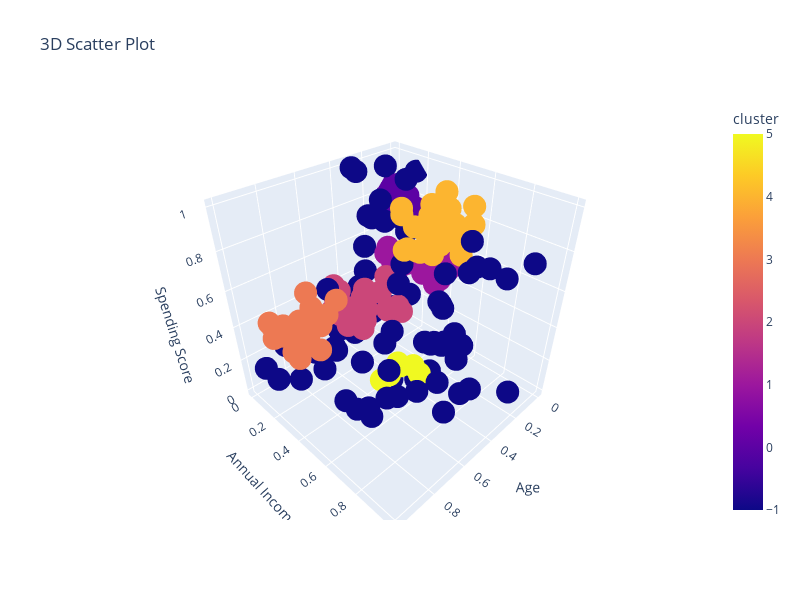

Notebook source saved alongside this figure:
### Markdown cell above
*Note: Plotly plots in my system have some kind of bug, they don't convert to HTML. A video which contains the interaction with the plot has been uploaded*

### Code cell
eps=0.1
min_sample=4
clustering = DBSCAN(eps=eps, min_samples=min_sample).fit(x_without_gender)
x_without_gender.insert(0, 'cluster',clustering.labels_)
components = clustering.components_
labels =clustering.labels_
x_without_gender['cluster'].astype(str)
unique=x_without_gender['cluster'].value_counts()

if len(unique)>1:
    sc = metrics.silhouette_score(x_without_gender.iloc[:,1:], labels)
    print(sc)
    if sc>0:
        print("eps:",eps,"samples:",samples)
        print("Silhouette Coefficient:%0.2f" % sc)
        print(unique)
        fig = px.scatter_3d(x_without_gender, x='Age', y='Annual Income', z='Spending Score', color='cluster', 
                    title='3D Scatter Plot ')

        # Update layout to adjust plot size
        fig.update_layout(
            width=800,  # Width of the plot
            height=600  # Height of the plot
        )

        # Show the plot
        fig.show()
x_without_gender.drop(columns=["cluster"],inplace=True)

### Figure 1 — Plotly figure (JSON) as saved in the notebook; plotly's stock layout.template omitted (floating-point values rounded to 4 significant figures; data arrays with more than 128 entries replaced by an {"elided": "..."} marker saying what was removed)
{"data": [{"hovertemplate": "Age=%{x}<br>Annual Income=%{y}<br>Spending Score=%{z}<br>cluster=%{marker.color}<extra></extra>", "legendgroup": "", "marker": {"color": {"elided": "200 int values"}, "coloraxis": "coloraxis", "symbol": "circle"}, "mode": "markers", "name": "", "scene": "scene", "showlegend": false, "type": "scatter3d", "x": {"elided": "200 float values"}, "y": {"elided": "200 float values"}, "z": {"elided": "200 float values"}}], "layout": {"coloraxis": {"colorbar": {"title": {"text": "cluster"}}, "colorscale": [[0, "#0d0887"], [0.1111, "#46039f"], [0.2222, "#7201a8"], [0.3333, "#9c179e"], [0.4444, "#bd3786"], [0.5556, "#d8576b"], [0.6667, "#ed7953"], [0.7778, "#fb9f3a"], [0.8889, "#fdca26"], [1, "#f0f921"]]}, "height": 600, "legend": {"tracegroupgap": 0}, "scene": {"domain": {"x": [0, 1], "y": [0, 1]}, "xaxis": {"title": {"text": "Age"}}, "yaxis": {"title": {"text": "Annual Income"}}, "zaxis": {"title": {"text": "Spending Score"}}}, "title": {"text": "3D Scatter Plot "}, "width": 800}}
